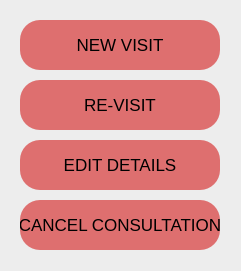
       <widget class="QGroupBox" name="groupBox">
        <property name="geometry">
         <rect>
          <x>20</x>
          <y>20</y>
          <width>241</width>
          <height>271</height>
         </rect>
        </property>
        <property name="styleSheet">
         <string notr="true">background-color: #EDEDED;
border-radius: 30px;</string>
        </property>
        <property name="title">
         <string/>
        </property>
        <widget class="QPushButton" name="pushButton_newvisit">
         <property name="geometry">
          <rect>
           <x>20</x>
           <y>20</y>
           <width>200</width>
           <height>50</height>
          </rect>
         </property>
         <property name="font">
          <font>
           <pointsize>13</pointsize>
          </font>
         </property>
         <property name="styleSheet">
          <string notr="true">QPushButton#pushButton_newvisit{
background-color: #DE6F6F;
border-radius: 20px;
color: #000;
}

QPushButton#pushButton_newvisit:hover {
background-color: #000000;
color:#FFFFFF;
}

QPushButton#pushButton_newvisit:pressed {
background-color: #ED8C1A;
color:#FFFFFF;
}

QPushButton#pushButton_newvisit[pagematches=true]{
background-color: #000000;
color:#FFFFFF;
}</string>
         </property>
         <property name="text">
          <string>NEW VISIT</string>
         </property>
        </widget>
        <widget class="QPushButton" name="pushButton_revisit">
         <property name="geometry">
          <rect>
           <x>20</x>
           <y>80</y>
           <width>200</width>
           <height>50</height>
          </rect>
         </property>
         <property name="font">
          <font>
           <pointsize>13</pointsize>
          </font>
         </property>
         <property name="styleSheet">
          <string notr="true">QPushButton#pushButton_revisit{
background-color: #DE6F6F;
border-radius: 20px;
color: #000;
}

QPushButton#pushButton_revisit:hover {
background-color: #000000;
color:#FFFFFF;
}

QPushButton#pushButton_revisit:pressed {
background-color: #ED8C1A;
color:#FFFFFF;
}

QPushButton#pushButton_revisit[pagematches=true]{
background-color: #000000;
color:#FFFFFF;
}</string>
         </property>
         <property name="text">
          <string>RE-VISIT</string>
         </property>
        </widget>
        <widget class="QPushButton" name="pushButton_editDetails">
         <property name="geometry">
          <rect>
           <x>20</x>
           <y>140</y>
           <width>200</width>
           <height>50</height>
          </rect>
         </property>
         <property name="font">
          <font>
           <pointsize>13</pointsize>
          </font>
         </property>
         <property name="styleSheet">
          <string notr="true">QPushButton#pushButton_editDetails{
background-color: #DE6F6F;
border-radius: 20px;
color: #000;
}

QPushButton#pushButton_editDetails:hover {
background-color: #000000;
color:#FFFFFF;
}

QPushButton#pushButton_editDetails:pressed {
background-color: #ED8C1A;
color:#FFFFFF;
}

QPushButton#pushButton_editDetails[pagematches=true]{
background-color: #000000;
color:#FFFFFF;
}</string>
         </property>
         <property name="text">
          <string>EDIT DETAILS</string>
         </property>
        </widget>
        <widget class="QPushButton" name="pushButton_cancel">
         <property name="geometry">
          <rect>
           <x>20</x>
           <y>200</y>
           <width>200</width>
           <height>50</height>
          </rect>
         </property>
         <property name="font">
          <font>
           <pointsize>13</pointsize>
          </font>
         </property>
         <property name="styleSheet">
          <string notr="true">QPushButton#pushButton_cancel{
background-color: #DE6F6F;
border-radius: 20px;
color: #000;
}

QPushButton#pushButton_cancel:hover {
background-color: #000000;
color:#FFFFFF;
}

QPushButton#pushButton_cancel:pressed {
background-color: #ED8C1A;
color:#FFFFFF;
}

QPushButton#pushButton_cancel[pagematches=true]{
background-color: #000000;
color:#FFFFFF;
}</string>
         </property>
         <property name="text">
          <string>CANCEL CONSULTATION</string>
         </property>
        </widget>
       </widget>
